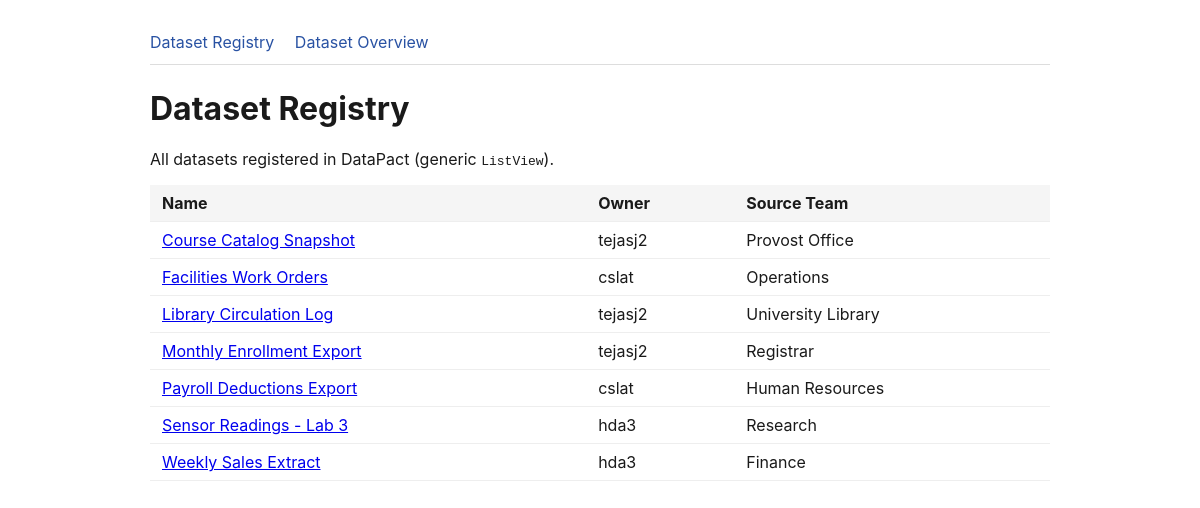
Page /datasets/ on the committed database.
### data_quality/models.py (models this page shows, shortened)
class Dataset(models.Model):
    name = models.CharField(max_length=120)
    owner = models.ForeignKey(
        settings.AUTH_USER_MODEL,
        on_delete=models.PROTECT,
        related_name="datasets",
    )
    source_team = models.CharField(max_length=100)
    description = models.TextField(blank=True)
    created_at = models.DateTimeField(auto_now_add=True)
    class Meta:
        ordering = ["name"]
        constraints = [
            models.UniqueConstraint(
                fields=["owner", "name"],
                name="uniq_dataset_owner_name",
            )
        ]

### data_quality/views.py (the view)
# urls.py: path("datasets/", views.DatasetListView.as_view(), name="dataset-list"),
class DatasetListView(ListView):
    model = Dataset
    template_name = "data_quality/dataset_list.html"
    context_object_name = "datasets"
    def get_queryset(self):
        return Dataset.objects.select_related("owner")

### data_quality/templates/data_quality/dataset_list.html (shortened to what this page needs)
{% extends "data_quality/base.html" %}
{% block content %}
    <h1>Dataset Registry</h1>
    <p>All datasets registered in DataPact (generic <code>ListView</code>).</p>
    {% for dataset in datasets %}
        {% if forloop.first %}
        <table>
            <thead>
                <tr>
                    <th>Name</th>
                    <th>Owner</th>
                    <th>Source Team</th>
                </tr>
            </thead>
            <tbody>
        {% endif %}
                <tr>
                    <td><a href="{% url 'data_quality:dataset-detail' dataset.pk %}">{{ dataset.name }}</a></td>
                    <td>{{ dataset.owner.username }}</td>
                    <td>{{ dataset.source_team }}</td>
                </tr>
        {% if forloop.last %}
            </tbody>
        </table>
        {% endif %}
    {% empty %}
        <div class="empty-state">
            <p><strong>No datasets registered yet.</strong></p>
            <p>Register a dataset to start writing a data contract for it.</p>
        </div>
    {% endfor %}
{% endblock %}

### data_quality/templates/data_quality/base.html (style rules this page uses)
body { font-family: -apple-system, sans-serif; margin: 2rem auto; max-width: 900px; color: #1a1a1a; }
table { border-collapse: collapse; width: 100%; margin-top: 1rem; }
th, td { text-align: left; padding: 0.5rem 0.75rem; border-bottom: 1px solid #eee; }
th { background: #f5f5f5; }

### rows in the picture
Dataset: shows "Name", name "Course Catalog Snapshot", owner.username "tejasj2", source_team "Provost Office"
Dataset: name "Facilities Work Orders", owner.username "cslat", source_team "Operations"
Dataset: name "Library Circulation Log", owner.username "tejasj2", source_team "University Library"
Dataset: name "Monthly Enrollment Export", owner.username "tejasj2", source_team "Registrar"
Dataset: name "Payroll Deductions Export", owner.username "cslat", source_team "Human Resources"
Dataset: name "Sensor Readings - Lab 3", owner.username "hda3", source_team "Research"
Dataset: name "Weekly Sales Extract", owner.username "hda3", source_team "Finance"
